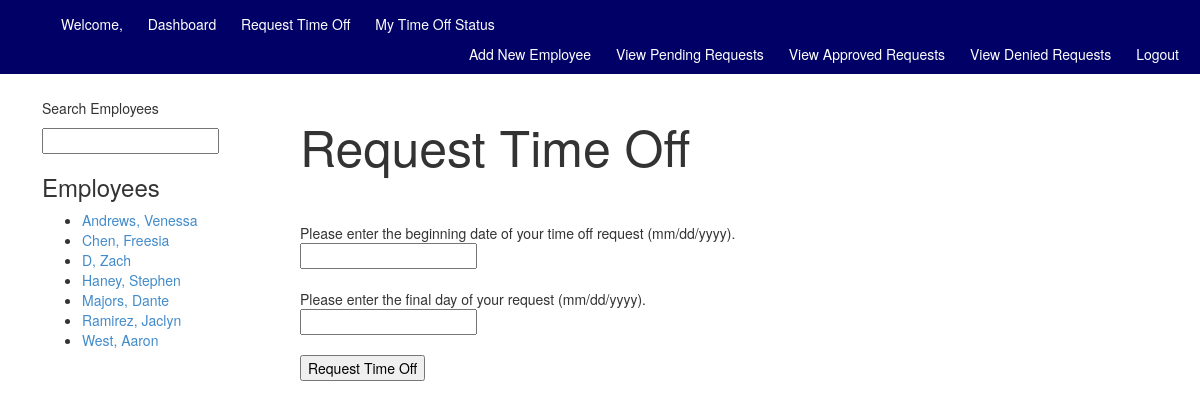
Before: /hris/submit/ (signed in) with the older database file.
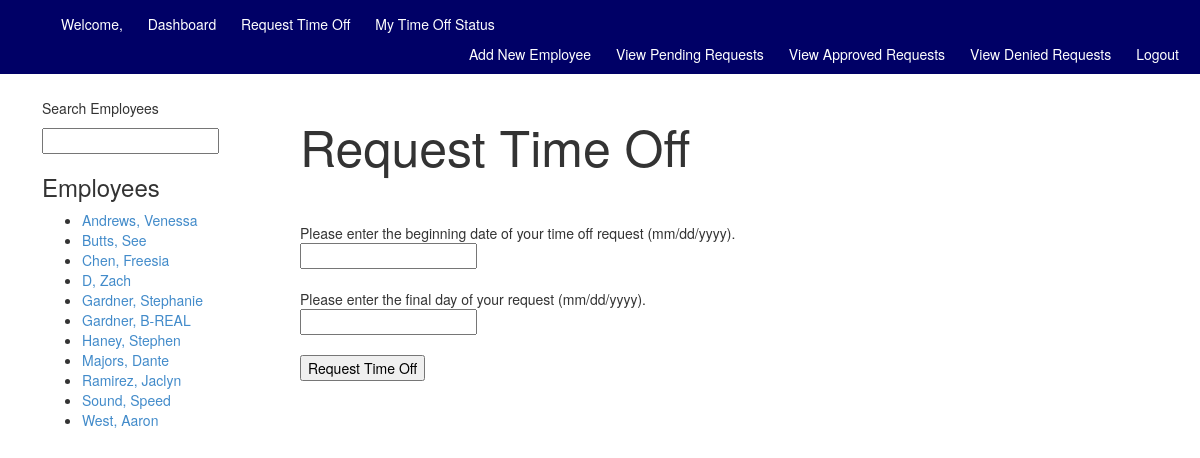
After: the same page with the newer database file.
### hris_system/models.py (models this page shows, shortened)
class Employee(models.Model):
	user = models.OneToOneField(User)
	schedule = models.OneToOneField(Schedule)
	last_name = models.CharField(max_length=25)
	first_name = models.CharField(max_length=25)
	hire_date = models.DateField(auto_now=False, auto_now_add=False)
	phone_number = models.CharField(max_length=15, blank=True)
	address = models.CharField(max_length=25, blank=True)
	city = models.CharField(max_length=25, blank=True)
	state = models.CharField(max_length=2, blank=True)
	zipcode = models.IntegerField(blank=True)
	DEPT_CHOICES = (
			('New Hire', 'New Hire'),
			('Human Resources', 'Human Resources'),
			('Shift Manager', 'Shift Manager'),
			('Staff', 'Staff'),
			('IT', 'IT Staff'),
		)
	department = models.CharField(max_length=25, choices=DEPT_CHOICES, default="New Hire")
	position = models.CharField(max_length=25, default='New Hire')
	STATUS_CHOICES = (
		('Active', 'Active'),
		('Terminated', 'Terminated'),
		('Paid Time Off', 'Paid Time Off'),
		('Personal Time Off', 'Personal Time Off'),
		('Leave of Absense', 'Leave of Absense' ),
	)
	status = models.CharField(max_length=25, choices=STATUS_CHOICES, default="Active")

### hris_system/views.py (the view)
@login_required
def submit_timeoff(request):
	context = RequestContext(request)
	context_dict = {}
	hr_user = request.user.groups.filter(name="Human Resources").exists()
	mgr_user = request.user.groups.filter(name="Shift Manager").exists()
	employee_list = get_employee_list()
	if request.method == 'POST':
		form = TimeOffRequestForm(request.POST)
		if form.is_valid():
			time_off_request = form.save(commit=False)
			user = User.objects.get(username=request.user)
			employee = Employee.objects.get(user=user)
			time_off_request.employee = employee
			time_off_request.save()
			return index(request)
		else:
			print form.errors
	else:
		form = TimeOffRequestForm()
	context_dict['form'] = form
	context_dict['hr_user'] = hr_user
	context_dict['mgr_user'] = mgr_user
	context_dict['employee_list'] = employee_list
	return render_to_response('hris_system/submit.html', context_dict, context)

### hris_system/forms.py
class TimeOffRequestForm(forms.ModelForm):
	date_start = forms.DateField(help_text="Please enter the beginning date of your time off request (mm/dd/yyyy).")
	date_end = forms.DateField(help_text="Please enter the final day of your request (mm/dd/yyyy).")
	status = forms.CharField(widget=forms.HiddenInput(), max_length=25, initial="PENDING")
	class Meta:
		model = TimeOffRequest
		fields = ('date_start', 'date_end', 'status')

### hris_system/views.py (called while the page is built)
def get_employee_list(max_results=0, starts_with=''):
	employee_list = []
	if starts_with:
		employee_list = Employee.objects.filter(last_name__startswith=starts_with)
	else:
		employee_list = Employee.objects.all().order_by("last_name")
	if max_results > 0:
		if len(employee_list) >	max_results:
			employee_list = employee_list[:max_results]
	return employee_list

### templates/hris_system/submit.html (shortened to what this page needs)
{% extends 'hris_system/base.html' %}
{% block body_block %}
{% load static %}
<div>
	<h1>Request Time Off</h1>
	<br/>
	<form method="post" action="/hris/submit/">
		{% for field in form.visible_fields %}
			{{ field.errors }} <br/>
			{{ field.help_text }} <br/>
			{{ field }} <br/>
		{% endfor %}
		<br/>
		<input type="submit" name="submit" value="Request Time Off" />
	</form>
{% endblock %}

### templates/hris_system/base.html (shortened to what this page needs)
<!DOCTYPE html>
{% load static %}
<!DOCTYPE html>
<html>
  <head>
    <link href="{% static 'css/bootstrap.min.css' %}" rel="stylesheet">
  </head>
  <body>
    <div id="future_navbar">
        <ul id="left_links">
        {% if user.is_authenticated %}
          <li>Welcome, {{ user.first_name }} {{ user.last_name }}</li>
          <li><a href="/hris/">Dashboard</a></li>
          <li><a href="/hris/submit">Request Time Off</li>
          <li><a href="/hris/my_requests/">My Time Off Status</a></li>
        </ul>
        <ul id="right_links">
          {% if hr_user %}
            <li><a href="/hris/add_employee">Add New Employee</a></li>
          {% endif %}
          {% if hr_user or mgr_user %}
            <li><a href="/hris/timeoff/pending">View Pending Requests</li>
            <li><a href="/hris/timeoff/approved">View Approved Requests</li>
            <li><a href="/hris/timeoff/denied">View Denied Requests</li>
          {% endif %}
          <li><a href="/hris/logout">Logout</a></li>
        {% else %}
          <li><a href="/hris/login">Login</a></li>
        </ul>
        {% endif %}
    </div>
    <div id="sidebar">
      {% if hr_user or mgr_user %}
        {% if employee_list %}
          <p>Search Employees</p>
          <form>
          <input type="text" name="suggestion" value="" id="suggestion" />
          </form>
         <div id="emps">
          {% include "hris_system/employee_list.html" with employee_list=employee_list %}
         </div>
        {% endif %}
      {% endif %}
    </div>
     <div id="body">
    {% block body_block %}
    {% endblock %}
  </body>
</html>

### templates/hris_system/employee_list.html
{% if employee_list %}
	<h3>Employees</h3>
	<ul>
		{% for employee in employee_list %}
		<li><a href="/hris/employee/{{ employee.id }}">{{ employee.last_name }}, {{ employee.first_name }}</a></li>
		{% endfor %}
{% else %}
	<h3>No employees by this name</h3>
{% endif %}

Changed rows visible on the page:
added Employee: last_name "Butts", first_name "See"
added Employee: last_name "Gardner", first_name "Stephanie"
added Employee: last_name "Gardner", first_name "B-REAL"
added Employee: last_name "Sound", first_name "Speed"
